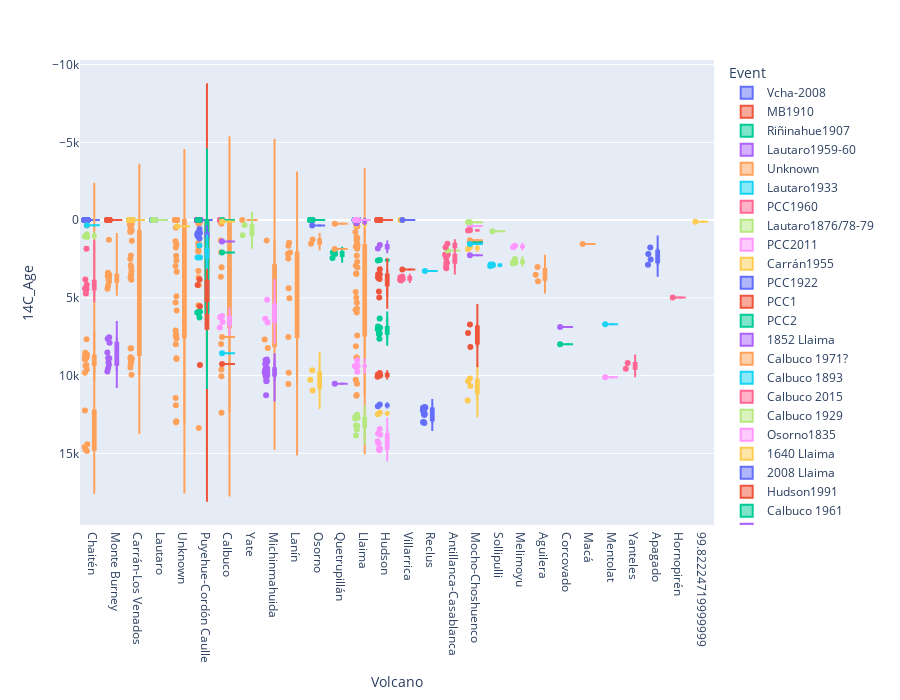

The notebook cell saved with this chart:
### Code cell
#Data = pd.read_excel("../Data/TephraDataBase.xlsx")
#Data = Data[Data.Volcan.isin(['Carrán-Los Venados','Puyehue-Cordón Caulle'])]
#Data = Data[(Data.Volcan != 'Unknown')&(Data.Volcan != 'Burney')&(Data.Volcan != 'Reclus')&(Data.Volcan != 'Aguilera')]
fig = px.violin(Data, y="14C_Age", x="Volcano",violinmode='overlay',
                color="Event", box=True, points="all", hover_data=['Event'], width = 900, height = 700)
fig.update_yaxes(autorange="reversed")
fig.show()
